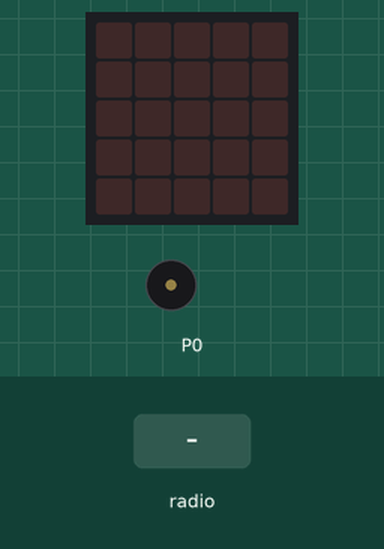
Bench run of a program on a simulated BBC micro:bit (MakeCode). Shown: the board's 5×5 LED display, buzzer (waves = sounding). The inputs (shaded band) are chosen by the test bench.

Above: at 1.2 s.
1.3 s: radio message "1" arrives
At 2.1 s:
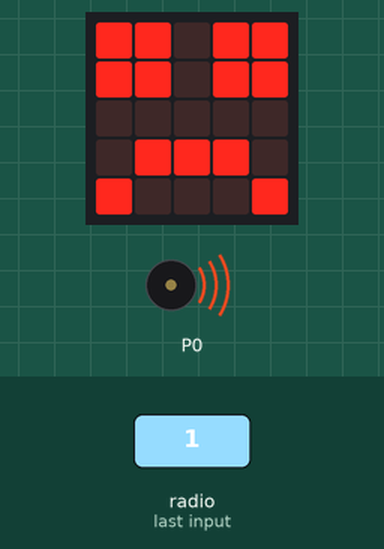
At 6.5 s:
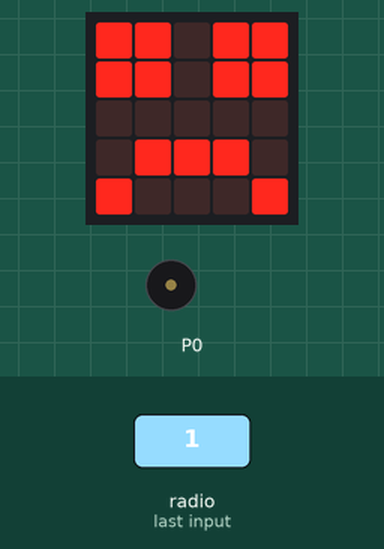
Timing chart, 0 to 8.0 s (numbered marks = the images above; inputs shaded):
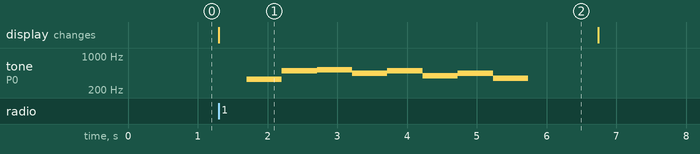

Measured:
- after the input at 1.3 s, tone on P0: plays 330 Hz for 0.51 s, 494 Hz for 0.51 s, 523 Hz for 0.51 s, 440 Hz for 0.51 s, 494 Hz for 0.51 s, 392 Hz for 0.51 s … (8 notes in this stretch), starting after 0.40 s; the display: changes at once (image 1)
- what the display in image 1 shows lasts 5.4 s, from 1.3 s to 6.7 s

The program:

main.ts
```typescript
radio.onReceivedNumber(function (receivedNumber) {
    if (receivedNumber == 1) {
        basic.showLeds(`
            # # . # #
            # # . # #
            . . . . .
            . # # # .
            # . . . #
            `)
    }
    music.playMelody("E B C5 A B G A F ", 120)
    basic.pause(1000)
    basic.clearScreen()
})
radio.setGroup(107)
basic.forever(function () {

})
```

test.ts
```typescript
// Hier kann man Tests durchführen; diese Datei wird nicht kompiliert, wenn dieses Paket als Erweiterung verwendet wird.
```
